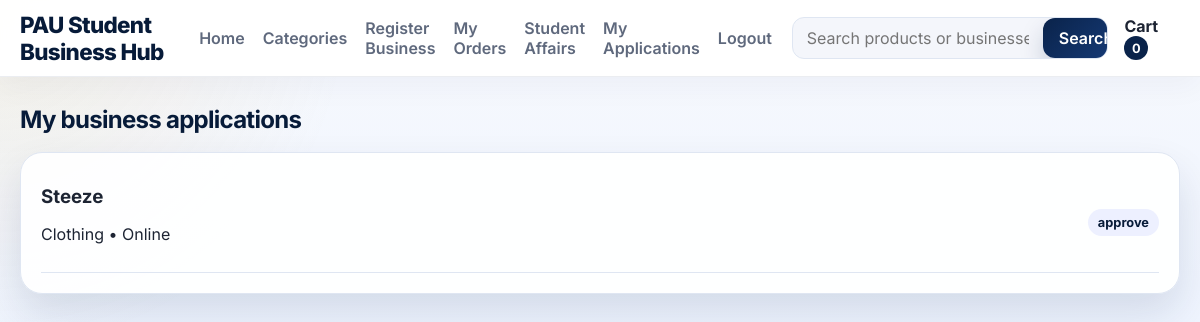
Page /my-applications/ (signed in) on the committed database.
### platform_discovery/models.py (models this page shows, shortened)
class BusinessApplication(models.Model):
    STATUS_PENDING = "pending"
    STATUS_APPROVED = "approved"
    STATUS_REJECTED = "rejected"
    STATUS_CHOICES = [
        (STATUS_PENDING, "Pending"),
        (STATUS_APPROVED, "Approved"),
        (STATUS_REJECTED, "Rejected"),
    ]
    applicant = models.ForeignKey(settings.AUTH_USER_MODEL, on_delete=models.CASCADE, related_name="business_applications")
    business_name = models.CharField(max_length=200)
    owner_name = models.CharField(max_length=200)
    matriculation_number = models.CharField(max_length=50, default="N/A")
    email = models.EmailField()
    phone_number = models.CharField(max_length=20, blank=True)
    category = models.ForeignKey(BusinessCategory, on_delete=models.SET_NULL, null=True, blank=True, related_name="applications")
    location = models.CharField(max_length=200, default="Online")
    site_url = models.URLField(blank=True)
    description = models.TextField()
    status = models.CharField(max_length=20, choices=STATUS_CHOICES, default=STATUS_PENDING)
    submitted_at = models.DateTimeField(auto_now_add=True)
    reviewed_at = models.DateTimeField(null=True, blank=True)
    reviewed_by = models.ForeignKey(settings.AUTH_USER_MODEL, on_delete=models.SET_NULL, null=True, blank=True, related_name="reviewed_applications")
    review_notes = models.TextField(blank=True)
    class Meta:
        ordering = ["-submitted_at"]

class BusinessCategory(models.Model):
    name = models.CharField(max_length=100, unique=True)
    slug = models.SlugField(max_length=100, unique=True)
    description = models.TextField(blank=True)
    image_url = models.URLField(blank=True, default='')
    CATEGORY_IMAGES = {
        'clothing': 'https://images.unsplash.com/photo-1788035962539-a1d6ef60ec48?auto=format&fit=crop&w=900&q=80',
        'food-drinks': 'https://images.unsplash.com/photo-1664992960082-0ea299a9c53e?auto=format&fit=crop&w=900&q=80',
        'school-materials': 'https://images.unsplash.com/photo-1503676260728-1c00da094a0b?auto=format&fit=crop&w=900&q=80',
        'technology': 'https://images.unsplash.com/photo-1518770660439-4636190af475?auto=format&fit=crop&w=900&q=80',
    }
    class Meta:
        ordering = ["name"]

### platform_discovery/views.py (the view)
# urls.py: path('my-applications/', views.my_applications, name='my_applications'),
@login_required
def my_applications(request):
    applications = BusinessApplication.objects.filter(applicant=request.user)
    return render(request, "platform_discovery/my_applications.html", {"applications": applications})

### templates/platform_discovery/my_applications.html (shortened to what this page needs)
{% extends 'platform_discovery/base.html' %}
{% block content %}
<section class="section-block">
    <div class="section-header">
        <h2>My business applications</h2>
    </div>
    {% if applications %}
        <div class="card list-card">
            {% for application in applications %}
                <div class="list-row">
                    <div>
                        <h3>{{ application.business_name }}</h3>
                        <p>{{ application.category.name }} • {{ application.location }}</p>
                    </div>
                    <div class="status-pill status-{{ application.status }}">
                        {{ application.get_status_display }}
                    </div>
                </div>
            {% endfor %}
        </div>
    {% else %}
        <div class="card empty-state">
            <p>You have not submitted any business applications yet.</p>
        </div>
    {% endif %}
</section>
{% endblock %}

### static/platform_discovery/styles.css (style rules this page uses)
:root { --primary: #0a234a; --primary-dark: #071b39; --primary-soft: #e9f0ff; --secondary: #f4f7fb; --accent: #d4a843; --accent-soft: #f8edcc; --maroon: #8b1e3f; --text: #1d2433; --muted: #5f697d; --border: #dfe6f2; --green: #1f9d6a; --orange: #f28d35; --danger: #d34c4c; --shadow: 0 20px 40px rgba(10, 35, 74, 0.12); }
* { box-sizing: border-box; }
body { margin: 0; font-family: 'Inter', sans-serif; background: radial-gradient(circle at top left, rgba(212, 168, 67, 0.12), transparent 28%), linear-gradient(180deg, #f7f9fd 0%, #eef4ff 100%); color: var(--text); }
.section-block { margin-bottom: 36px; }
.section-header { display: flex; justify-content: space-between; align-items: center; margin-bottom: 18px; }
.section-header h2 { margin: 0; color: var(--primary-dark); letter-spacing: -0.03em; }
.card { background: rgba(255,255,255,0.96); border: 1px solid var(--border); border-radius: 22px; box-shadow: var(--shadow); padding: 20px; transition: transform 0.2s ease, box-shadow 0.2s ease, border-color 0.2s ease; }
.card-top-row h3, .list-row h3 { margin: 0; }
.cart-list, .list-card { display: flex; flex-direction: column; gap: 16px; }
.cart-item, .list-row, .application-row { display: flex; justify-content: space-between; align-items: center; gap: 16px; padding: 12px 0; border-bottom: 1px solid var(--border); }
.status-pill { display: inline-flex; border-radius: 999px; padding: 6px 10px; font-size: 0.8rem; font-weight: 700; background: #edf0ff; color: var(--primary-dark); }

### rows in the picture
BusinessApplication: business_name "Steeze", category.name "Clothing", location "Online", status "approve"

### other values in the picture
{{ request.session.cart|length|default:0 }} "0"
